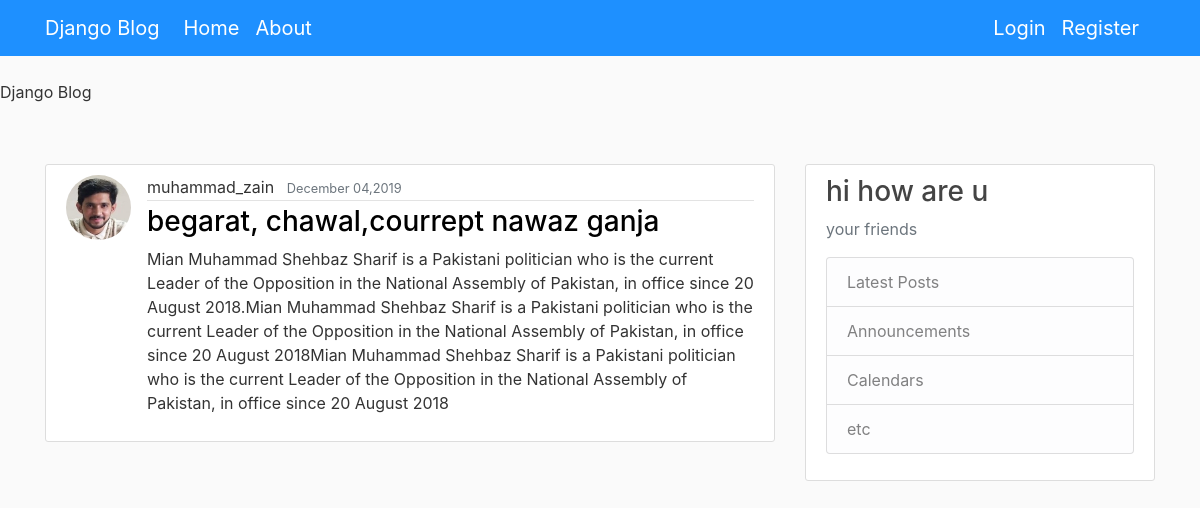
The app's page /post/18/ with its own data.
### blog/models.py (models this page shows, shortened)
class Post(models.Model):
    title=models.CharField(max_length=100)
    content=models.TextField()
    date_post=models.DateTimeField(default=timezone.now)
    author=models.ForeignKey(User,on_delete=models.CASCADE)

### users/models.py (models this page shows, shortened)
class Profile(models.Model):
    user=models.OneToOneField(User,on_delete=models.CASCADE)
    image=models.ImageField(default='default.jpg',upload_to='profile_pics')

### blog/views.py (the view)
# urls.py: path("post/<int:pk>/",PostDetailView.as_view(),name="post-detail"),
class PostDetailView(DetailView):
    model=Post

### blog/templates/blog/post_detail.html (shortened to what this page needs)
{% extends 'blog/base.html' %}
{% block content%}
  <article class="media content-section">
    <img class ="rounded-circle article-img" src="{{ object.author.profile.image.url }}">
    <div class="media-body">
      <div class="article-metadata">
        <a class="mr-2"> {{ object.author }}</a>
        <small class="text-muted">{{ object.date_post|date:"F d,Y" }}</small>
      </div>
      <h3 class="article-title">{{ object.title }}</h3>
      <p class="article-content">{{ object.content }}</p>
    </div>
  </article>
{% endblock content %}

### blog/ststic/blog/main.css (style rules this page uses)
body { background: #fafafa; color: #333333; margin-top: 5rem; }
h1, h2, h3, h4, h5, h6 { color: #444444; }
.content-section { background: #ffffff; padding: 10px 20px; border: 1px solid #dddddd; border-radius: 3px; margin-bottom: 20px; }
.article-title { color:black; }
.article-content { white-space: pre-line; }
.article-img { height: 65px; width: 65px; margin-right: 16px; }
.article-metadata { padding-bottom: 1px; margin-bottom: 4px; border-bottom: 1px solid #e3e3e3 }

### records on screen
Post: author.profile.image (picture), author "muhammad_zain", date_post "December 04,2019", title "begarat, chawal,courrept nawaz ganja", content "Mian Muhammad Shehbaz Sharif is a Pakistani politician who is the current Leader of the Opposition in the National Assembly of Pakistan, in office since 20 August 2018.Mian Muhammad Shehbaz Sharif is a Pakistani politician who is the current Leader of the Opposition in the National Assembly of Pakistan, in office since 20 August 2018Mian Muhammad Shehbaz Sharif is a Pakistani politician who is the current Leader of the Opposition in the National Assembly of Pakistan, in office since 20 August 2018"
